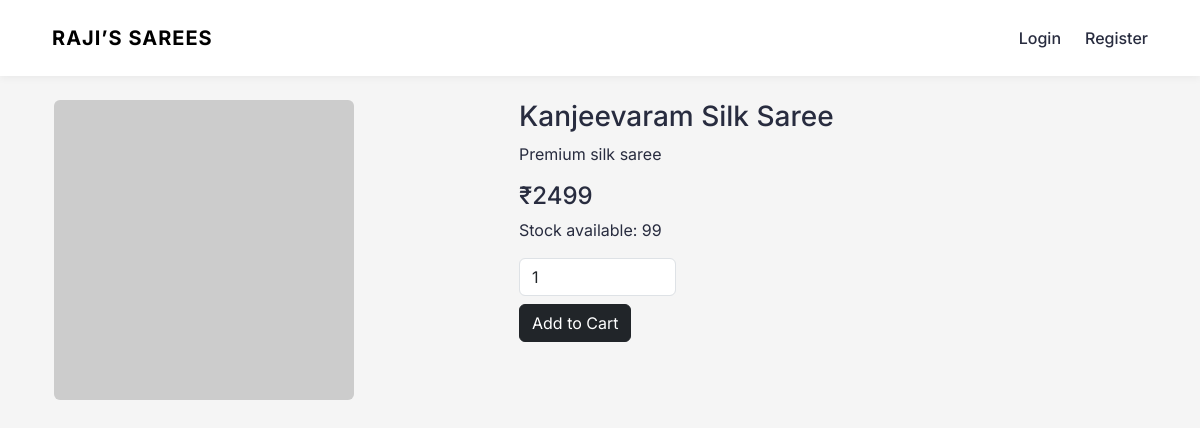
Before: /product/1 with the older database file.
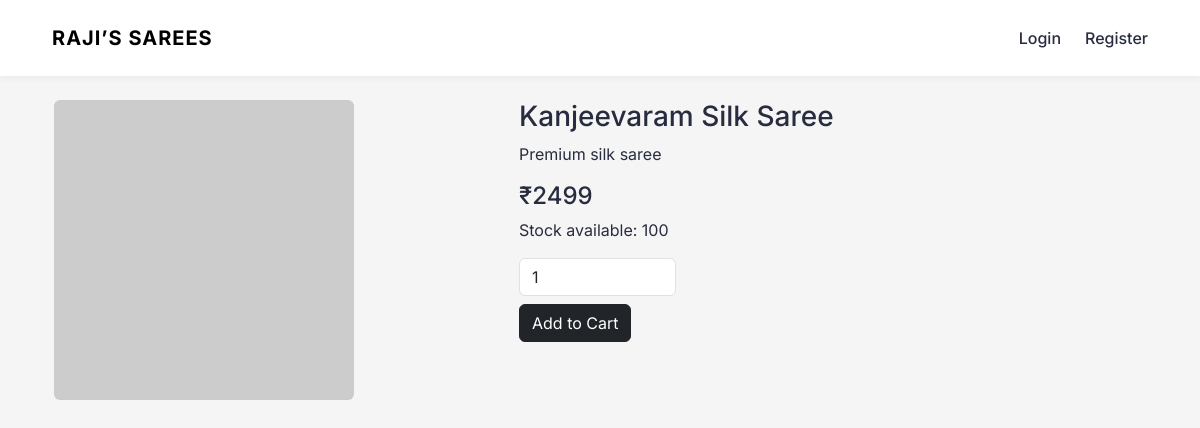
After: the same page with the newer database file.
### app.py (models this page shows)
class Product(db.Model):
    id = db.Column(db.Integer, primary_key=True)
    name = db.Column(db.String(150), nullable=False)
    mrp = db.Column(db.Integer, nullable=False)      # NEW
    price = db.Column(db.Integer, nullable=False)    # Sale price
    stock = db.Column(db.Integer, nullable=False)  # NEW
    image = db.Column(db.String(300), nullable=False)
    description = db.Column(db.Text, nullable=False)

### app.py (the view)
@app.route("/product/<int:id>")
def product_detail(id):
    product = Product.query.get_or_404(id)
    return render_template("product_detail.html", product=product)

### app.py (called while the page is built, shortened)
@app.context_processor
def inject_cart_count():
    return {"cart_count": 0}

### templates/product_detail.html
{% extends "base.html" %}
{% block content %}
<div class="container mt-4">
  <div class="row">
    <div class="col-md-5">
      <img src="{{ product.image }}" class="img-fluid rounded">
    </div>
    <div class="col-md-7">
      <h3>{{ product.name }}</h3>
      <p>{{ product.description }}</p>
      <h4>₹{{ product.price }}</h4>
      <p>Stock available: {{ product.stock }}</p>
      {% if product.stock > 0 %}
      <form method="POST" action="/add-to-cart/{{ product.id }}">
        <input
          type="number"
          name="quantity"
          value="1"
          min="1"
          max="{{ product.stock }}"
          class="form-control w-25 mb-2"
        >
        <button class="btn btn-dark">
          Add to Cart
        </button>
      </form>
      {% else %}
        <p class="text-danger">Out of stock</p>
      {% endif %}
    </div>
  </div>
</div>
{% endblock %}

### templates/base.html (shortened to what this page needs)
<!DOCTYPE html>
<html lang="en">
<head>
    <link href="https://cdn.jsdelivr.net/npm/bootstrap@5.3.3/dist/css/bootstrap.min.css" rel="stylesheet">
    <link rel="stylesheet" href="{{ url_for('static', filename='css/style.css') }}">
</head>
<body>
<div class="toast-container position-fixed top-0 end-0 p-3">
</div>
<nav class="navbar navbar-expand-lg myntra-navbar">
  <div class="container">
    <a class="navbar-brand brand-logo" href="/">RAJI’S SAREES</a>
    <div class="ms-auto d-flex align-items-center gap-4">
      {% if current_user.is_authenticated %}
      {% if current_user.is_admin %}
    <a href="/admin/dashboard" class="nav-icon fw-bold text-danger">
      Admin
    </a>
  {% endif %}
        <a href="/cart" class="nav-icon position-relative">
          🛒 Cart
          {% if cart_count > 0 %}
            <span class="cart-badge">{{ cart_count }}</span>
          {% endif %}
        </a>
        <a href="/orders" class="nav-icon">Orders</a>
        <a href="/logout" class="nav-icon">Logout</a>
      {% else %}
        <a href="/login" class="nav-icon">Login</a>
        <a href="/register" class="nav-icon">Register</a>
      {% endif %}
    </div>
  </div>
</nav>
<div class="container mt-4">
    {% block content %}{% endblock %}
</div>
</body>
</html>

### static/css/style.css (style rules this page uses)
* { margin: 0; padding: 0; box-sizing: border-box; }
body { font-family: 'Inter', sans-serif; background-color: #f5f5f6; color: #282c3f; }
body { background-color: #f5f5f5; }
.myntra-navbar { background: #ffffff; padding: 15px 0; box-shadow: 0 2px 10px rgba(0,0,0,0.05); }
.brand-logo { font-weight: 700; letter-spacing: 1px; }
.nav-icon { text-decoration: none; font-weight: 500; color: #282c3f; }
button { transition: all 0.3s ease; }
.navbar { display: flex; justify-content: space-between; align-items: center; padding: 18px 40px; background: #fff; box-shadow: 0 2px 8px rgba(0,0,0,0.05); }

Changed rows visible on the page:
changed Product "Kanjeevaram Silk Saree": stock "99" → "100"
